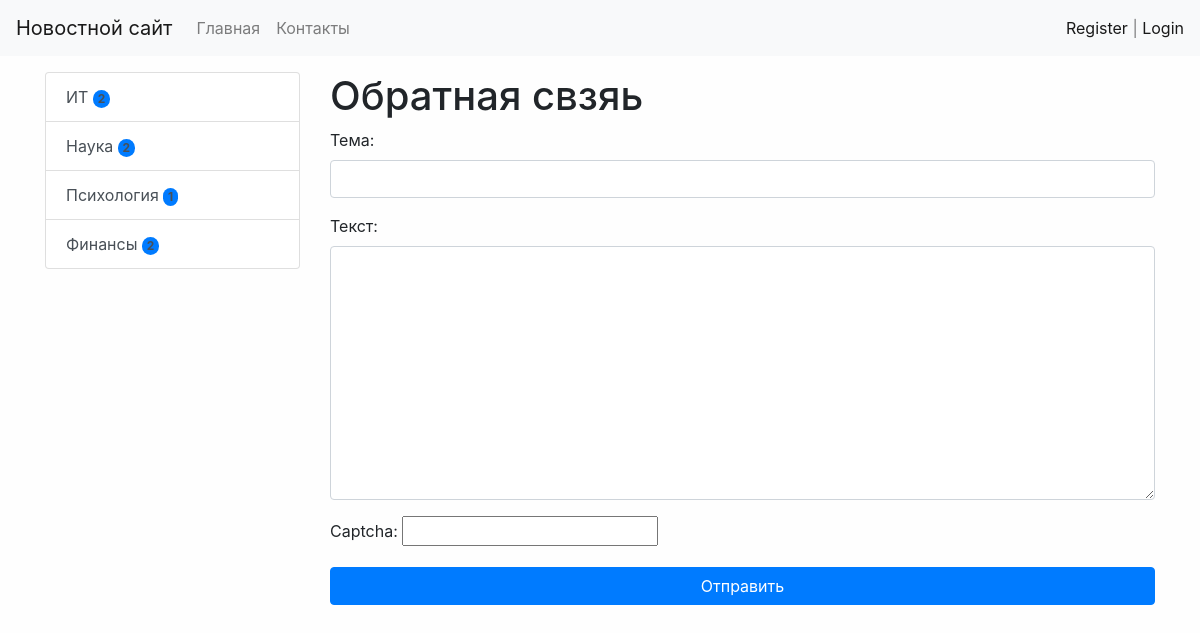
Page /contact/ on the committed database.
### news/models.py (models this page shows, shortened)
class Category(models.Model):
    title = models.CharField(max_length=150, db_index=True, verbose_name='Наименование категории')
    def get_absolute_url(self):
        return reverse('category', kwargs={"category_id": self.pk})
    class Meta:
        verbose_name = 'Категория'
        verbose_name_plural = 'Категории'
        ordering = ['title']

### news/views.py (the view)
# urls.py: path('contact/', contact, name='contact'),
def contact(request):
    if request.method == 'POST':
        form = ContactForm(request.POST)
        if form.is_valid():
            mail = send_mail(form.cleaned_data['subject'], form.cleaned_data['content'], 'test.mysite.itc@gmail.com',
                             ['timurhalilov9@gmail.com'], fail_silently=True)
            if mail:
                messages.success(request, 'Письмо отправленно')
                return redirect('contact')
            else:
                messages.error(request, 'Ошибка отправки')
        else:
            messages.error(request, "Ошибка регистрации")
    else:
        form = ContactForm()
    return render(request, 'news/test.html', {'form': form})

### news/forms.py
class ContactForm(forms.Form):
    subject = forms.CharField(label='Тема', widget=forms.TextInput(attrs={
        'class' : 'form-control'}))
    content = forms.CharField(label='Текст', widget=forms.Textarea(attrs={
        'class' : 'form-control', "row" : 5}))
    captcha = CaptchaField()

### news/templatetags/news_tags.py (called while the page is built)
@register.inclusion_tag('news/list_categories.html')
def show_categories(arg1='Hello', arg2='world'):
    categories = cache.get('categories')
    if not categories:
        categories = Category.objects.annotate(cnt=Count('news', filter=F('news__is_published'))).filter(cnt__gt=0)
        cache.set('categories', categories, 30)
        categories = Category.objects.annotate(cnt=Count('news', filter=F('news__is_published'))).filter(cnt__gt=0)
    return {"categories": categories, "arg1": arg1, "arg2": arg2}

### news/templates/news/test.html (shortened to what this page needs)
{% extends 'base.html' %}
{% block sidebar %}
{% include 'inc/_sidebar.html' %}
{% endblock %}
{% block content %}
    <h1>Обратная свзяь</h1>
    <form method="POST">
    {{ form.as_p }}
    <button type="submit" class="btn btn-primary btn-block">Отправить</button>
    </form>
{% endblock %}

### news/templates/news/list_categories.html
<div class="list-group">
    {% for item in categories %}
    <a href="{{ item.get_absolute_url }}" class="list-group-item
    list-group-item-action">{{ item.title }}    <span class="badge bg-primary rounded-pill">{{ item.cnt }}</span></a>
    {% endfor %}
</div>

### mysite/static/css/style.css (style rules this page uses)
body { background-color: #fefefe; }

### rows in the picture
Category: title "ИТ", cnt "2"
Category: title "Наука", cnt "2"
Category: title "Психология", cnt "1"
Category: title "Финансы", cnt "2"
